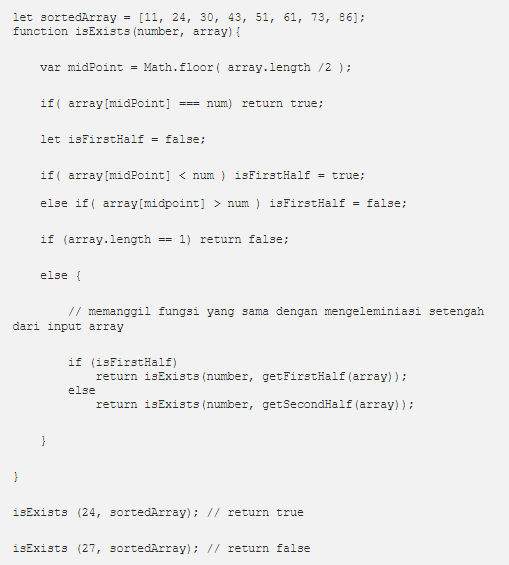
%> input picture Semester_3/DESAN_DAN_ANALISIS_ALGORITMA/gambar/gambar2.png, 509 x 565 px
$ octave Tugas2_Octave.m   (GNU Octave 9; MATLAB toolbox functions it lacks are replaced by stand-ins)
%> lines starting %> are read from the running program, lines starting %| are printed output that depends on the picture
pict = imread('C:/gambar/gambar2.png');
%> pict is the input picture: size 565x509x3 uint8; mean R, G, B 237.3, 237.2, 237.3
imshow(pict);
red = pict(:,:,1);
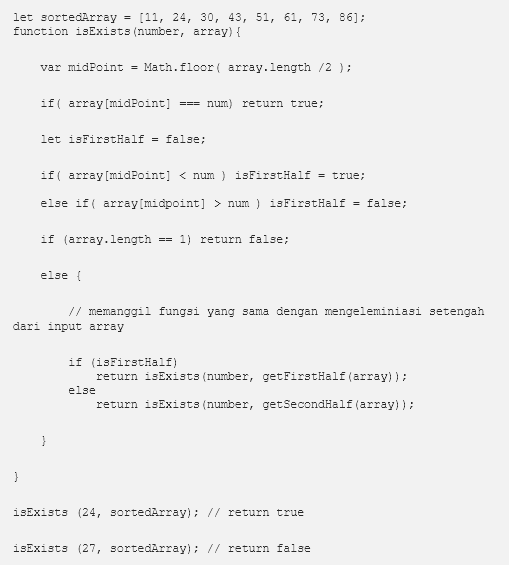
%> red: size 565x509 uint8; min 41, max 242, mean 237.3
green = pict(:,:,2);
blue = pict(:,:,3);
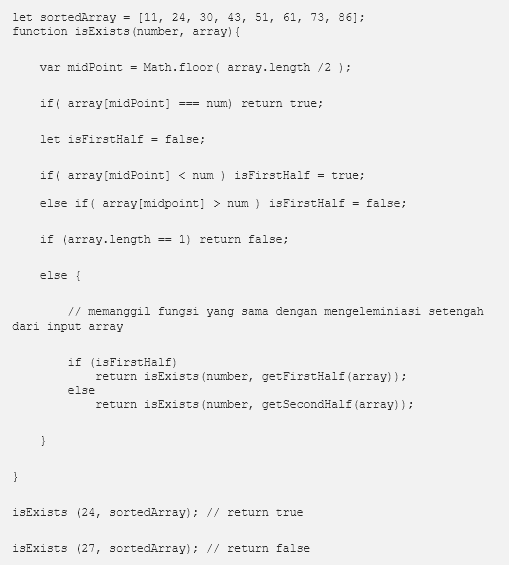
%> blue: size 565x509 uint8; min 41, max 242, mean 237.3; mean of the top-left, top-right, bottom-left and bottom-right quarters 234.4, 239.6, 236.2, 238.8
merah = cat(3,red,green*0,blue*0);
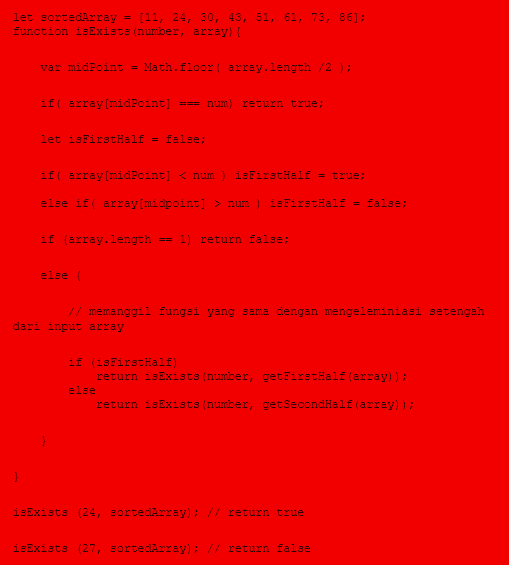
%> merah: size 565x509x3 uint8; mean R, G, B 237.3, 0, 0
hijau = cat(3,red*0,green,blue*0);
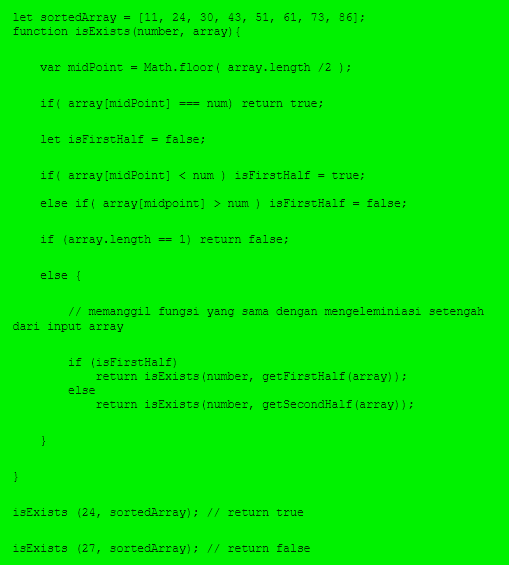
%> hijau: size 565x509x3 uint8; mean R, G, B 0, 237.2, 0
biru = cat(3,red*0,green*0,blue);
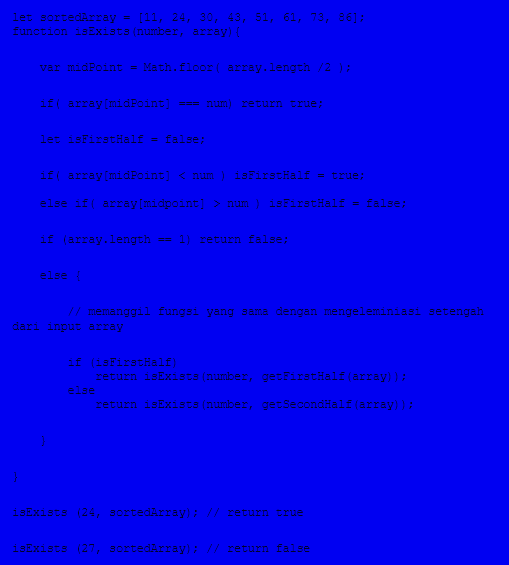
%> biru: size 565x509x3 uint8; mean R, G, B 0, 0, 237.3

figure(1);
subplot(1,2,1);imshow(pict);title('gambar');
subplot(2,2,1);imhist(pict);title('gambar');
figure(3);
subplot(1,2,1);imshow(merah);title('gambar');
subplot(2,2,1);imhist(hijau);title('gambar');
figure(2);
subplot(1,2,1);imshow(biru);title('gambar');
subplot(2,2,1);imhist(hijau);title('gambar');
figure(1);
subplot(1,2,1);imshow(gambar2 );title('gambar');
%> (this line was passed over: gambar2 is not available in this run)
subplot(2,2,1);imhist(hijau);title('gambar');
%> after `title('gambar')`:
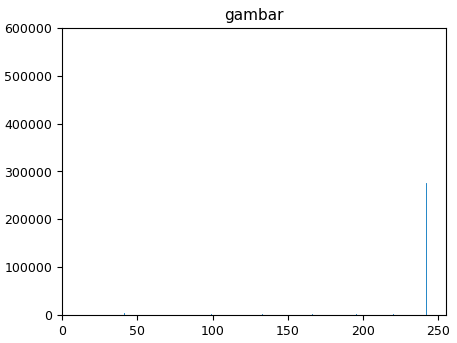
%> figure redrawn from the program's plot data; highest point at x = 0, y = 575170

$ run again, with Semester_3/DESAN_DAN_ANALISIS_ALGORITMA/gambar/gambar1.png copied over Semester_3/DESAN_DAN_ANALISIS_ALGORITMA/gambar/gambar2.png
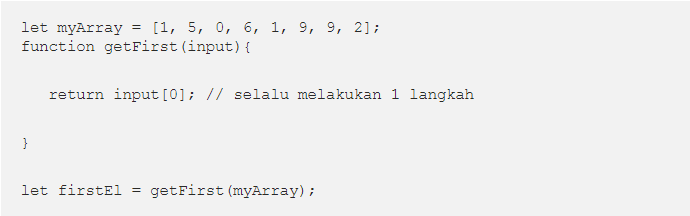
%> input picture Semester_3/DESAN_DAN_ANALISIS_ALGORITMA/gambar/gambar1.png, 690 x 216 px
%> pict is the input picture: size 216x690x3 uint8; mean R, G, B 239.2, 239.2, 239.2
%> `hijau = cat(3,red*0,green,blue*0);`:
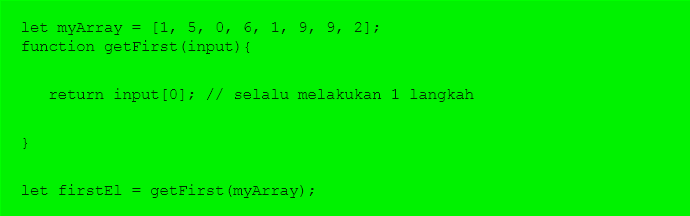
%> hijau: size 216x690x3 uint8; mean R, G, B 0, 239.2, 0
%> `biru = cat(3,red*0,green*0,blue);`:
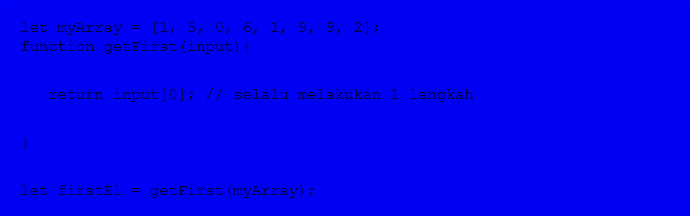
%> biru: size 216x690x3 uint8; mean R, G, B 0, 0, 239.2

$ run again, with Semester_3/DESAN_DAN_ANALISIS_ALGORITMA/gambar/gambar3.png copied over Semester_3/DESAN_DAN_ANALISIS_ALGORITMA/gambar/gambar2.png
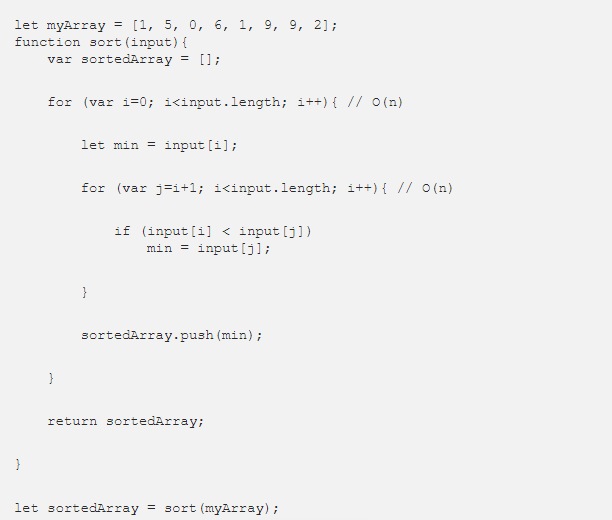
%> input picture Semester_3/DESAN_DAN_ANALISIS_ALGORITMA/gambar/gambar3.png, 612 x 520 px
%> pict is the input picture: size 520x612x3 uint8; mean R, G, B 239.7, 239.7, 239.7
%> `biru = cat(3,red*0,green*0,blue);`:
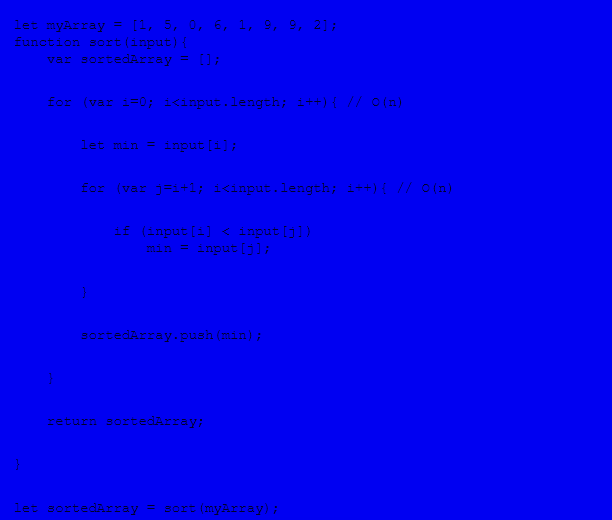
%> biru: size 520x612x3 uint8; mean R, G, B 0, 0, 239.7
%> `title('gambar')`:
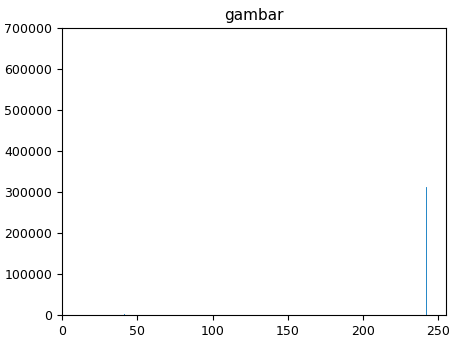
%> figure redrawn from the program's plot data; highest point at x = 0, y = 636480

$ run again, with Semester_3/DESAN_DAN_ANALISIS_ALGORITMA/gambar/gambar.png copied over Semester_3/DESAN_DAN_ANALISIS_ALGORITMA/gambar/gambar2.png
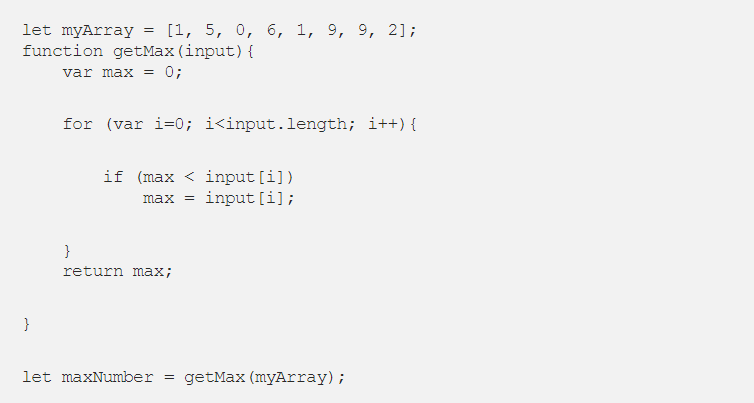
%> input picture Semester_3/DESAN_DAN_ANALISIS_ALGORITMA/gambar/gambar.png, 754 x 403 px
%> pict is the input picture: size 403x754x3 uint8; mean R, G, B 239.8, 239.8, 239.8
%> `biru = cat(3,red*0,green*0,blue);`:
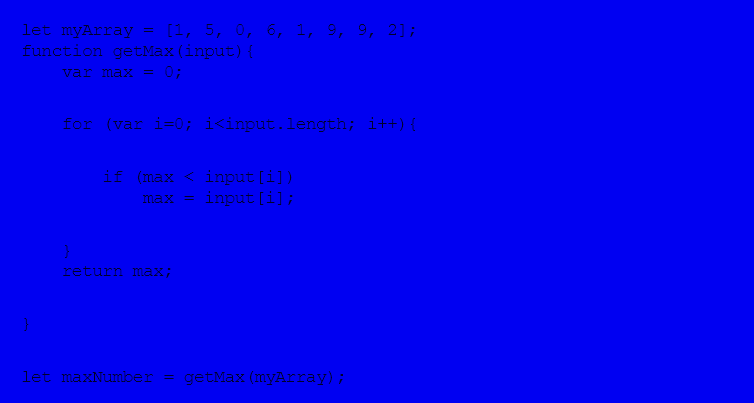
%> biru: size 403x754x3 uint8; mean R, G, B 0, 0, 239.8
%> `title('gambar')`:
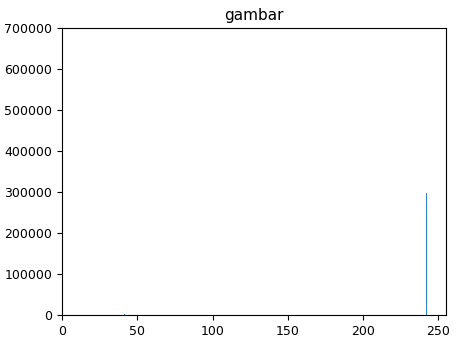
%> figure redrawn from the program's plot data; highest point at x = 0, y = 607724
